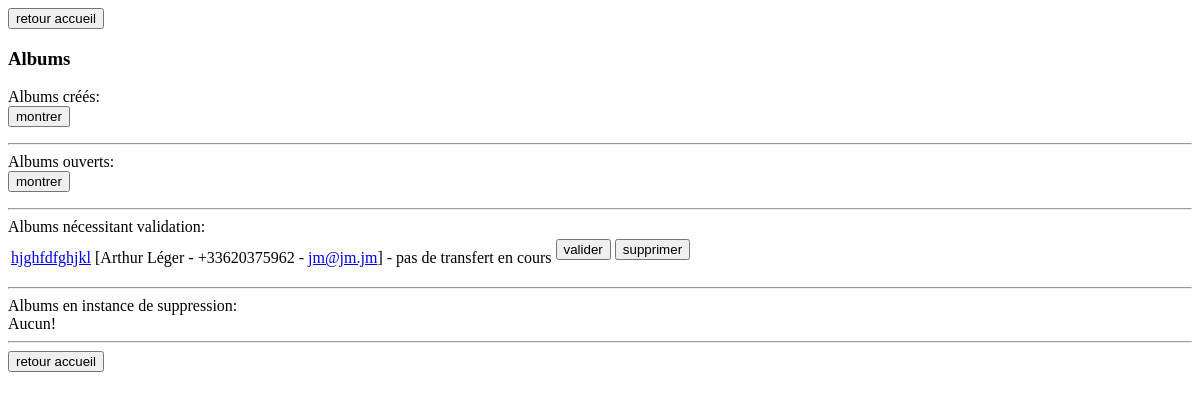
Before: /administration/album.php with the older database file.
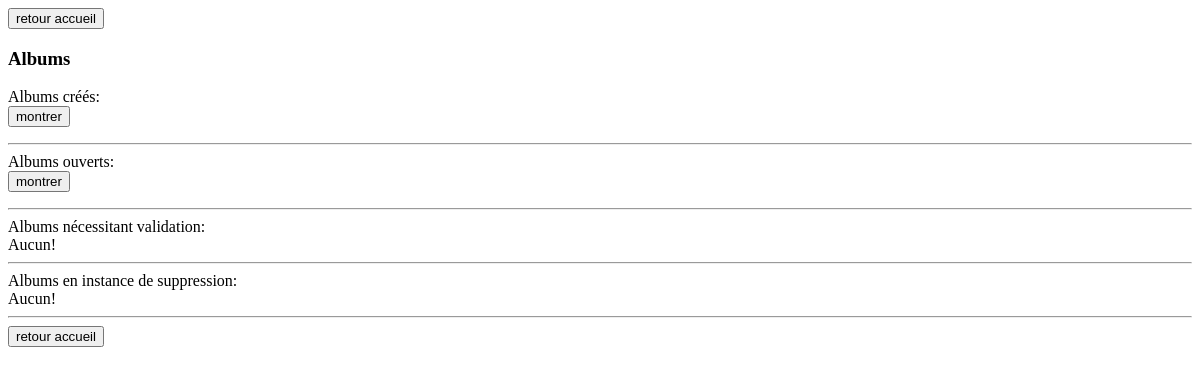
After: the same page with the newer database file.
### tables this page shows
CREATE TABLE IF NOT EXISTS `Album` (
  `albumID` int(10) unsigned NOT NULL auto_increment,
  `nom` varchar(40) NOT NULL default '',
  `isPublique` tinyint(1) NOT NULL,
  `id_photographe` mediumint(8) unsigned NOT NULL,
  `id_evenement` int(10) unsigned default NULL,
  `etat` smallint(5) unsigned NOT NULL default '0',
  `module` enum('521000018','523919066') NOT NULL default '521000018',
  `filigramme` varchar(20) NOT NULL default 'www.photomentiel.fr',
  `gainTotal` float(7,2) NOT NULL default '0.00',
  `balance` float(7,2) NOT NULL default '0.00',
  `mailing` varchar(5000) NOT NULL default '',
  `date` datetime NOT NULL,
  `transfert` tinyint(1) NOT NULL default '1',
  PRIMARY KEY  (`albumID`),
  KEY `fk_album_photographe` (`id_photographe`),
  KEY `fk_album_evenement` (`id_evenement`)
);

CREATE TABLE IF NOT EXISTS `Adresse` (
  `adresseID` mediumint(8) unsigned NOT NULL auto_increment,
  `nom` varchar(30) NOT NULL default '',
  `prenom` varchar(30) NOT NULL default '',
  `nomRue` varchar(50) NOT NULL default '',
  `complement` varchar(50) NOT NULL default '',
  `ville` varchar(50) NOT NULL default '',
  `codePostal` varchar(5) NOT NULL default '',
  `id_utilisateur` mediumint(8) unsigned NOT NULL,
  PRIMARY KEY  (`adresseID`),
  KEY `fk_adresse_utilisateur` (`id_utilisateur`)
);

CREATE TABLE IF NOT EXISTS `Photographe` (
  `photographeID` mediumint(8) unsigned NOT NULL auto_increment,
  `nomEntreprise` varchar(50) NOT NULL default '',
  `siren` varchar(50) NOT NULL default '',
  `telephone` varchar(20) NOT NULL default '',
  `siteWeb` varchar(50) NOT NULL default '',
  `home` varchar(100) NOT NULL default '',
  `pourcentage` tinyint(3) unsigned NOT NULL default '73',
  `note` float(4,2) unsigned NOT NULL default '6.00',
  `nombreVotant` int(10) unsigned NOT NULL default '1',
  `openftp` mediumint(8) unsigned NOT NULL,
  `rib_b` varchar(10) NOT NULL default '',
  `rib_g` varchar(10) NOT NULL default '',
  `rib_c` varchar(20) NOT NULL default '',
  `rib_k` varchar(5) NOT NULL default '',
  `bic` varchar(20) NOT NULL default '',
  `iban` varchar(30) NOT NULL default '',
  `id_utilisateur` mediumint(8) unsigned NOT NULL,
  PRIMARY KEY  (`photographeID`),
  KEY `fk_photographe_user` (`id_utilisateur`)
);

CREATE TABLE IF NOT EXISTS `Utilisateur` (
  `utilisateurID` mediumint(8) unsigned NOT NULL auto_increment,
  `email` varchar(50) NOT NULL default '',
  `mdp` varchar(32) NOT NULL default '',
  `actif` tinyint(1) NOT NULL default '0',
  `dateInscription` datetime NOT NULL,
  PRIMARY KEY  (`utilisateurID`),
  UNIQUE KEY `email` (`email`)
);

### classes/modele/Album.class.php (called while the page is built, shortened)
<?php
$dir_album_class_php = dirname(__FILE__);
include_once $dir_album_class_php . "/modele_dao/AlbumDAO.class.php";
class Album {
	public static function getNDerniersAlbumsEtImageEtStringIDEtPhotographeEtEvenementEntreDates($n, $d1, $d2, $isPublique = true, $etat = NULL){
		$dir_album_class_php = dirname(__FILE__);
		include_once $dir_album_class_php . "/Image.class.php";
		$daoAlbum = new AlbumDAO();
		$tmp = $daoAlbum->getNDerniersAlbumsEtImageEtStringIDEtPhotographeEtEvenementEntreDates($n, $d1, $d2, $isPublique, $etat);
		return $tmp;
	}
}
?>

### classes/modele/Image.class.php (called while the page is built, shortened)
<?php
$dir_image_class_php = dirname(__FILE__);
?>

### classes/modele/modele_dao/AlbumDAO.class.php (called while the page is built, shortened)
<?php
$dir_albumdao_class_php = dirname(__FILE__);
include_once $dir_albumdao_class_php . "/daophp5/DAO.class.php";
include_once $dir_albumdao_class_php . "/StringIDDAO.class.php";
class AlbumDAO extends DAO {
	public function __construct() {
		$dsn = DBTYPE."://".DBUSER.":".DBPWD."@".DBHOST."/".DBPHOTOMENTIEL;
	}
	public function getNDerniersAlbumsEtImageEtStringIDEtPhotographeEtEvenementEntreDates($n = 1, $d1 = NULL, $d2 = NULL, $isPublique = true, $etat = NULL){
		if(isset($etat)){
			$query .= " and etat = " .
			mysql_real_escape_string($etat);
		}
		$query = $query . " order by a.date desc";
		$tmp = $this->retrieve($query);
		if(!$tmp || $tmp->getNumRows() <= 0){
			return false;
		}
		$result = array();
		foreach($tmp as $row){
			$assoc = array();
			$dir_albumdao_class_php = dirname(__FILE__);
			include_once $dir_albumdao_class_php . "/VilleDAO.class.php";
			include_once $dir_albumdao_class_php . "/DepartementDAO.class.php";
			include_once $dir_albumdao_class_php . "/RegionDAO.class.php";
			$assoc["Album"] = $this->buildAlbumFromRow($row, "al");
			$stringIDDao = new StringIDDAO();
			$assoc["StringID"] = $stringIDDao->buildStringIDFromRow($row, "s");
			$photoDao = new PhotographeDAO();
			$assoc["Photographe"] = $photoDao->buildUtilisateurFromRow($row, "ut_", "ut_");
			$evtDAO = new EvenementDAO();
			$assoc["Evenement"] = $evtDAO->buildEvenementEtLieuxFromRow($row, "e_", "r", "d", "v");
			$result[] = $assoc;
		}
		return $result;
	}
	public function buildAlbumFromRow($row, $prefix = ''){
		$id = $row->offsetGet($prefix . "albumID");
		$filigramme = htmlspecialchars($row->offsetGet($prefix . "filigramme"));
		$nom = htmlspecialchars($row->offsetGet($prefix . "nom"));
		$idp = $row->offsetGet($prefix . "id_photographe");
		$ide = $row->offsetGet($prefix . "id_evenement");
		$date = htmlspecialchars($row->offsetGet($prefix . "date"));
		$isp = $row->offsetGet($prefix . "isPublique");
		$etat = $row->offsetGet($prefix . "etat");
		$mod = $row->offsetGet($prefix . "module");
		$balance = $row->offsetGet($prefix . "balance");
		$gt = $row->offsetGet($prefix . "gainTotal");
		$mailing = $row->offsetGet($prefix . "mailing");
		$transfert = $row->offsetGet($prefix . "transfert");
		$result = new Album();
		$result->setTransfert($transfert);
		$result->setFiligramme($filigramme);
		$result->setAlbumID($id);
		$result->setNom($nom);
		$result->setID_Photographe($idp);
		$result->setID_Evenement($ide);
		$result->setDate($date);
		$result->setIsPublique($isp);
		$result->setEtat($etat);
		$result->setMailing($mailing);
		$result->setBalance($balance);
		$result->setGainTotal($gt);
		$result->setModule($mod);
		return $result;
	}
}
?>

### classes/modele/modele_dao/daophp5/ConnectionCache.class.php (called while the page is built, shortened)
<?php
 class ConnectionCache {
	private $cache;
	private static $instance = null;
	private function __construct() {
		$this->cache = new ArrayObject();
	}
	public static function getInstance() {
		if(self::$instance == null) {
			self::$instance = new connectionCache();
		}
		return self::$instance;
	}
	public function setEntry($key, $conn) {
		$this->cache->offsetSet(md5($key), $conn);
	}
	public function isEntry($key) {
		$i = $this->cache->getIterator();
		return false;
	}
}
?>

### classes/modele/modele_dao/daophp5/ConnectionFactory.class.php (called while the page is built, shortened)
<?php
require_once("ConnectionCache.class.php");
class ConnectionFactory {
	public static function makeConnection($connStr) {
		$cache = connectionCache::getInstance();
		if($cache->isEntry($connStr)) {
			return $cache->getEntry($connStr);
		} else {
			$pattern = "/^([a-zA-Z]+):\/\/([a-zA-Z0-9]+):([a-zA-Z0-9_-]+)@([-.a-zA-Z0-9]+|[0-9]{1,3}\.[0-9]{1,3}\.[0-9]{1,3}\.[0-9]{1,3})\/([a-zA-Z0-9_]+)$/";
			if(!preg_match($pattern, $connStr, $matches)) {
				throw new ConnFactoryException('Connection string: '.$connStr.' not in correct format (dbtype://user:pass@host/dbname))');
			}
			list($match, $dbtype, $user, $pass, $host, $db) = $matches;
			switch(strtolower($dbtype)) {
				case "mysql":
					require_once("DataAccessMysql.class.php");
					$da = new DataAccessMysql($host, $user, $pass, $db);
					return $da;
					break;
			}
		}
	}
}
?>

### classes/modele/modele_dao/daophp5/DataAccessMysql.class.php (called while the page is built, shortened)
<?php
require_once("DataResultMysql.class.php");
require_once("ConnectionCache.class.php");
class DataAccessMysql implements DataAccess {
	protected $conn;
	public function connect($host, $user, $pass, $db) {
		if(!$this->conn = @mysql_connect($host, $user, $pass)) {
			$this->error = new DataAccessError("CONNECT", mysql_errno(), mysql_error());
			throw new DAOException('Could not connect to database, reason: '.$this->error->getErrorStr());
		}
		return true;
	}
	public function query($sql) {
		if(!$result = @mysql_query($sql, $this->conn)) {
			$this->error = new DataAccessError("QUERY", mysql_errno(), mysql_error());
			throw new DAOException('Could not execute query, reason: '.$this->error->getErrorStr());
		}
		return new DataResultMysql($result);
	}
}
?>

### classes/modele/modele_dao/daophp5/DAO.class.php (called while the page is built, shortened)
<?php
require_once("DataResult.class.php");
require_once("ConnectionFactory.class.php");
abstract class DAO {
	protected $da;
	public function __construct($connStr) {
		$this->da = ConnectionFactory::makeConnection($connStr);
	}
	public function retrieve($sql) {
		return $this->da->query($sql);
	}
}
?>

### classes/modele/modele_dao/daophp5/DataResultMysql.class.php (called while the page is built, shortened)
<?php
class DataResultMysql extends DataResult {
	private $format;
	public function __construct($result) {
		$this->result = $result;
		$this->format = self::DATA_RESULT_FORMAT_ASSOC;
	}
	protected function getRow() {
		if($row = mysql_fetch_array($this->result, $this->format)) {
			return new ArrayObject($row);
		}
		return false;
	}
	protected function dataSeek($row_num = 0) {
		return mysql_data_seek($this->result, $row_num);
	}
	public function getNumRows() {
		return mysql_num_rows($this->result);
	}
}
?>

### classes/modele/modele_dao/daophp5/DataResult.class.php (called while the page is built, shortened)
<?php
abstract class DataResult implements Iterator {
	protected $currentRow;
	protected $valid;
	 public function valid() {
		return $this->valid;
	}
	 public function current() {
		return $this->currentRow;
	}
	public function rewind() {
		if($this->dataSeek(0) !== false) {
        	return true;
		}
		return false;
	}
	public function next() {
		if(($this->currentRow = $this->getRow()) !== false) {
			$this->valid = true;
			return true;
		}
		$this->valid = false;
		return false;
	}
}
?>

### classes/modele/modele_dao/VilleDAO.class.php (called while the page is built, shortened)
<?php
$dir_villedao_class_php = dirname(__FILE__);
include_once $dir_villedao_class_php . "/daophp5/DAO.class.php";
include_once $dir_villedao_class_php . "/../Ville.class.php";
?>

### classes/modele/Ville.class.php (called while the page is built, shortened)
<?php
$dir_ville_class_php = dirname(__FILE__);
include_once $dir_ville_class_php . "/modele_dao/VilleDAO.class.php";
?>

### classes/modele/modele_dao/DepartementDAO.class.php (called while the page is built, shortened)
<?php
$dir_departementdao_class_php = dirname(__FILE__);
include_once $dir_departementdao_class_php . "/daophp5/DAO.class.php";
include_once $dir_departementdao_class_php . "/../Departement.class.php";
?>

### classes/modele/Departement.class.php (called while the page is built, shortened)
<?php
$dir_departement_class_php = dirname(__FILE__);
include_once $dir_departement_class_php . "/modele_dao/DepartementDAO.class.php";
?>

### classes/modele/modele_dao/RegionDAO.class.php (called while the page is built, shortened)
<?php
$dir_regiondao_class_php = dirname(__FILE__);
include_once $dir_regiondao_class_php . "/daophp5/DAO.class.php";
include_once $dir_regiondao_class_php . "/../Region.class.php";
?>

### classes/modele/Region.class.php (called while the page is built, shortened)
<?php
$dir_region_class_php = dirname(__FILE__);
include_once $dir_region_class_php . "/modele_dao/RegionDAO.class.php";
?>

### classes/modele/modele_dao/StringIDDAO.class.php (called while the page is built, shortened)
<?php
$dir_stringiddao_class_php = dirname(__FILE__);
include_once $dir_stringiddao_class_php . "/daophp5/DAO.class.php";
class StringIDDAO extends DAO{
	public function __construct() {
		$dsn = DBTYPE."://".DBUSER.":".DBPWD."@".DBHOST."/".DBPHOTOMENTIEL;
	}
	public function buildStringIDFromRow($row, $prefix = ''){
		$id = $row->offsetGet($prefix . "stringID");
		$homeP = $row->offsetGet($prefix . "homePhotographe");
		$idA = $row->offsetGet($prefix . "id_album");
		$result = new StringID();
		$result->setStringID($id);
		$result->setHomePhotographe($homeP);
		$result->setID_Album($idA);
		return $result;
	}
}
?>

### administration/album.php (the view, shortened to what the changed rows need)
<?php
$dir_administration_album_php = dirname(__FILE__);
include_once $dir_administration_album_php . "/../classes/modele/Album.class.php";
include $dir_administration_album_php . "/header.php";
?>
<form method="post" action="index.php">
	<input type="submit" value="retour accueil"/>
</form>
<h3>Albums</h3>
Albums créés:<br/>
<form target="_blank" method="post" action="dispatcher.php">
	<input type="submit" value="montrer"/>
</form>
<hr/>
Albums ouverts:<br/>
<form target="_blank" method="post" action="dispatcher.php">
	<input type="submit" value="montrer"/>
</form>
<hr/>
<span>Albums nécessitant validation:<br/>
<?php
$assocs = Album::getNDerniersAlbumsEtImageEtStringIDEtPhotographeEtEvenementEntreDates(0,NULL,NULL, false, 1);
if($assocs){
?>
<table>
<?php
	foreach($assocs as $assoc){
		$album = $assoc["Album"];
		$stringid = $assoc['StringID'];
		$photographe = $assoc['Photographe'];
		echo "\t\t" . '<tr><td><a target="_blank" href="visu_validation_album.php?sid=' . $stringid->getStringID() . '">' . $album->getNom() . '</a></td>';
		echo '<td>[' . $photographe->getAdresse()->getPrenom() . ' ' . $photographe->getAdresse()->getNom() . ' - ' . $photographe->getTelephone() . ' - <a href="mailto:' . $photographe->getEmail() . '">' . $photographe->getEmail() . '</a>]</td><td> - ' . ($album->getTransfert()? 'transfert en cours': 'pas de transfert en cours') . '</td><td><form action="dispatcher.php" method="POST"><input type="hidden" name="action" value="valider_album"/><input type="hidden" name="id" value="' . $album->getAlbumID() . '"/><input type="submit" onclick="return validate(\"Confirmer validation album.\");" name="valider_album"  value="valider"/></form></td><td><form action="dispatcher.php" method="POST"><input type="hidden" name="action" value="supprimer_album"/><input type="hidden" name="id" value="' . $album->getAlbumID() . '"/><input type="submit" onclick="return confirm(\"Confirmer suppression album.\");" name="supprimer_album"  value="supprimer"/></form></td></tr>' . "\n";
	}
?>
</table>
<?php
}else{
?>
Aucun!<br/>
<?php
}
?>
</span>
<hr/>
<span>Albums en instance de suppression:<br/>
<?php
$assocs = Album::getNDerniersAlbumsEtImageEtStringIDEtPhotographeEtEvenementEntreDates(0,NULL,NULL, false, 3);
if($assocs){
?>
<table>
<?php
	foreach($assocs as $assoc){
		$album = $assoc["Album"];
		$stringid = $assoc['StringID'];
		$photographe = $assoc['Photographe'];
		echo "\t\t" . '<tr><td><a target="_blank" href="../viewalbum.php?al=' . $stringid->getStringID() . '">' . $album->getNom() . '</a></td>';
		echo '<td>[' . $photographe->getAdresse()->getPrenom() . ' ' . $photographe->getAdresse()->getNom() . ' - ' . $photographe->getTelephone() . ' - <a href="mailto:' . $photographe->getEmail() . '">' . $photographe->getEmail() . '</a>]</td><td><form action="dispatcher.php" method="POST"><input type="hidden" name="action" value="activer_album"/><input type="hidden" name="id" value="' . $album->getAlbumID() . '"/><input type="submit" onclick="return validate(\"Confirmer réactivation album.\");" name="activer_album"  value="réactiver"/></form></td><td><form action="dispatcher.php" method="POST"><input type="hidden" name="action" value="supprimer_album"/><input type="hidden" name="id" value="' . $album->getAlbumID() . '"/><input type="submit" onclick="return confirm(\"Confirmer activation album.\");" name="supprimer_album"  value="supprimer"/></form></td></tr>' . "\n";
	}
?>
</table>
<?php
}else{
?>
Aucun!<br/>
<?php
}
?>
<hr/>
<form method="post" action="index.php">
</form>
<?php
include $dir_administration_album_php . "/footer.php";
?>

Changed rows visible on the page:
removed album: nom "hjghfdfghjkl", adresse.prenom "Arthur", adresse.nom "Léger", id_photographe.telephone "+33620375962", utilisateur.email "jm@jm.jm"
Other visible differences:
text now shown: "Aucun!"
